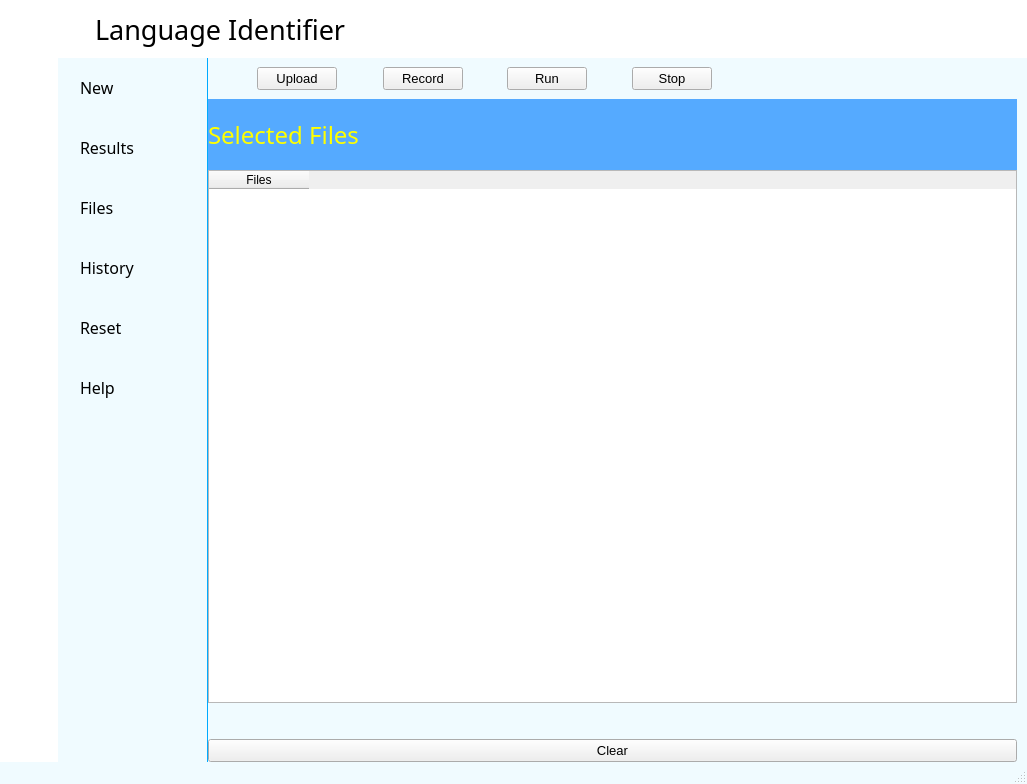
<?xml version="1.0" encoding="UTF-8"?>
<ui version="4.0">
 <class>MainWindow</class>
 <widget class="QMainWindow" name="MainWindow">
  <property name="geometry">
   <rect>
    <x>0</x>
    <y>0</y>
    <width>1027</width>
    <height>784</height>
   </rect>
  </property>
  <property name="windowTitle">
   <string>MainWindow</string>
  </property>
  <property name="styleSheet">
   <string notr="true">QMainWindow{
background-color:rgb(240, 251, 255);
}
QWidget#centralwidget,QStackedWidget{
background-color:rgb(240, 251, 255);
}
QWidget#side_bar,QWidget#mainWidget{
background-color:white;
}
QPushButton#resultsButton,#newButton,#filesButton,#historyButton,#resetButton,#helpButton,#menu{
border:none;
height:40;
width:40;
border-radius:10px;
}
QPushButton:checked{
background-color:rgb(220, 220, 220);
}
QLabel#fileslabel{
background-color:rgb(85, 170, 255);
color:yellow;
}</string>
  </property>
  <widget class="QWidget" name="centralwidget">
   <property name="styleSheet">
    <string notr="true"/>
   </property>
   <layout class="QGridLayout" name="gridLayout_2" rowstretch="0,0,0" columnstretch="0,0,8">
    <property name="leftMargin">
     <number>0</number>
    </property>
    <property name="topMargin">
     <number>0</number>
    </property>
    <property name="rightMargin">
     <number>0</number>
    </property>
    <property name="bottomMargin">
     <number>0</number>
    </property>
    <property name="spacing">
     <number>0</number>
    </property>
    <item row="1" column="2">
     <widget class="QWidget" name="toolsWidget" native="true">
      <property name="styleSheet">
       <string notr="true"/>
      </property>
      <layout class="QHBoxLayout" name="horizontalLayout_3" stretch="0,0,0,2,1,2,1,2,8">
       <item>
        <spacer name="horizontalSpacer_7">
         <property name="orientation">
          <enum>Qt::Horizontal</enum>
         </property>
         <property name="sizeHint" stdset="0">
          <size>
           <width>40</width>
           <height>20</height>
          </size>
         </property>
        </spacer>
       </item>
       <item>
        <widget class="QPushButton" name="uploadButton">
         <property name="font">
          <font>
           <pointsize>10</pointsize>
          </font>
         </property>
         <property name="cursor">
          <cursorShape>PointingHandCursor</cursorShape>
         </property>
         <property name="focusPolicy">
          <enum>Qt::ClickFocus</enum>
         </property>
         <property name="text">
          <string>Upload</string>
         </property>
         <property name="icon">
          <iconset>
           <normaloff>Icons/upload.png</normaloff>Icons/upload.png</iconset>
         </property>
         <property name="iconSize">
          <size>
           <width>30</width>
           <height>30</height>
          </size>
         </property>
         <property name="checkable">
          <bool>true</bool>
         </property>
         <property name="autoExclusive">
          <bool>true</bool>
         </property>
        </widget>
       </item>
       <item>
        <spacer name="horizontalSpacer_5">
         <property name="orientation">
          <enum>Qt::Horizontal</enum>
         </property>
         <property name="sizeHint" stdset="0">
          <size>
           <width>40</width>
           <height>20</height>
          </size>
         </property>
        </spacer>
       </item>
       <item>
        <widget class="QPushButton" name="recordButton">
         <property name="font">
          <font>
           <pointsize>10</pointsize>
          </font>
         </property>
         <property name="cursor">
          <cursorShape>PointingHandCursor</cursorShape>
         </property>
         <property name="focusPolicy">
          <enum>Qt::ClickFocus</enum>
         </property>
         <property name="text">
          <string>Record</string>
         </property>
         <property name="icon">
          <iconset>
           <normaloff>Icons/record.png</normaloff>Icons/record.png</iconset>
         </property>
         <property name="iconSize">
          <size>
           <width>30</width>
           <height>30</height>
          </size>
         </property>
         <property name="checkable">
          <bool>true</bool>
         </property>
         <property name="autoExclusive">
          <bool>true</bool>
         </property>
        </widget>
       </item>
       <item>
        <spacer name="horizontalSpacer_3">
         <property name="orientation">
          <enum>Qt::Horizontal</enum>
         </property>
         <property name="sizeHint" stdset="0">
          <size>
           <width>40</width>
           <height>20</height>
          </size>
         </property>
        </spacer>
       </item>
       <item>
        <widget class="QPushButton" name="runButton">
         <property name="font">
          <font>
           <pointsize>10</pointsize>
          </font>
         </property>
         <property name="cursor">
          <cursorShape>PointingHandCursor</cursorShape>
         </property>
         <property name="focusPolicy">
          <enum>Qt::ClickFocus</enum>
         </property>
         <property name="text">
          <string>Run</string>
         </property>
         <property name="icon">
          <iconset>
           <normaloff>Icons/run.png</normaloff>Icons/run.png</iconset>
         </property>
         <property name="iconSize">
          <size>
           <width>30</width>
           <height>30</height>
          </size>
         </property>
         <property name="checkable">
          <bool>true</bool>
         </property>
         <property name="autoExclusive">
          <bool>true</bool>
         </property>
        </widget>
       </item>
       <item>
        <spacer name="horizontalSpacer_4">
         <property name="orientation">
          <enum>Qt::Horizontal</enum>
         </property>
         <property name="sizeHint" stdset="0">
          <size>
           <width>40</width>
           <height>20</height>
          </size>
         </property>
        </spacer>
       </item>
       <item>
        <widget class="QPushButton" name="stopButton">
         <property name="font">
          <font>
           <pointsize>10</pointsize>
          </font>
         </property>
         <property name="cursor">
          <cursorShape>PointingHandCursor</cursorShape>
         </property>
         <property name="focusPolicy">
          <enum>Qt::ClickFocus</enum>
         </property>
         <property name="text">
          <string>Stop</string>
         </property>
         <property name="icon">
          <iconset>
           <normaloff>Icons/stop.png</normaloff>Icons/stop.png</iconset>
         </property>
         <property name="iconSize">
          <size>
           <width>30</width>
           <height>30</height>
          </size>
         </property>
         <property name="checkable">
          <bool>true</bool>
         </property>
         <property name="autoExclusive">
          <bool>true</bool>
         </property>
        </widget>
       </item>
       <item>
        <spacer name="horizontalSpacer_6">
         <property name="orientation">
          <enum>Qt::Horizontal</enum>
         </property>
         <property name="sizeHint" stdset="0">
          <size>
           <width>40</width>
           <height>20</height>
          </size>
         </property>
        </spacer>
       </item>
      </layout>
     </widget>
    </item>
    <item row="1" column="0" rowspan="2">
     <widget class="QWidget" name="side_bar" native="true">
      <property name="styleSheet">
       <string notr="true"/>
      </property>
      <layout class="QVBoxLayout" name="verticalLayout_2">
       <item>
        <layout class="QVBoxLayout" name="verticalLayout">
         <property name="spacing">
          <number>20</number>
         </property>
         <item>
          <widget class="QPushButton" name="newButton">
           <property name="minimumSize">
            <size>
             <width>0</width>
             <height>0</height>
            </size>
           </property>
           <property name="cursor">
            <cursorShape>PointingHandCursor</cursorShape>
           </property>
           <property name="focusPolicy">
            <enum>Qt::ClickFocus</enum>
           </property>
           <property name="text">
            <string/>
           </property>
           <property name="icon">
            <iconset>
             <normaloff>Icons/new.png</normaloff>Icons/new.png</iconset>
           </property>
           <property name="iconSize">
            <size>
             <width>30</width>
             <height>30</height>
            </size>
           </property>
           <property name="checkable">
            <bool>true</bool>
           </property>
           <property name="autoExclusive">
            <bool>true</bool>
           </property>
          </widget>
         </item>
         <item>
          <widget class="QPushButton" name="resultsButton">
           <property name="font">
            <font>
             <pointsize>12</pointsize>
            </font>
           </property>
           <property name="cursor">
            <cursorShape>PointingHandCursor</cursorShape>
           </property>
           <property name="focusPolicy">
            <enum>Qt::ClickFocus</enum>
           </property>
           <property name="text">
            <string/>
           </property>
           <property name="icon">
            <iconset>
             <normaloff>Icons/results.png</normaloff>Icons/results.png</iconset>
           </property>
           <property name="iconSize">
            <size>
             <width>30</width>
             <height>30</height>
            </size>
           </property>
           <property name="checkable">
            <bool>true</bool>
           </property>
           <property name="autoExclusive">
            <bool>true</bool>
           </property>
          </widget>
         </item>
         <item>
          <widget class="QPushButton" name="filesButton">
           <property name="cursor">
            <cursorShape>PointingHandCursor</cursorShape>
           </property>
           <property name="text">
            <string/>
           </property>
           <property name="icon">
            <iconset>
             <normaloff>Icons/files.png</normaloff>Icons/files.png</iconset>
           </property>
           <property name="iconSize">
            <size>
             <width>30</width>
             <height>30</height>
            </size>
           </property>
           <property name="checkable">
            <bool>true</bool>
           </property>
           <property name="autoExclusive">
            <bool>true</bool>
           </property>
          </widget>
         </item>
         <item>
          <widget class="QPushButton" name="historyButton">
           <property name="cursor">
            <cursorShape>PointingHandCursor</cursorShape>
           </property>
           <property name="text">
            <string/>
           </property>
           <property name="icon">
            <iconset>
             <normaloff>Icons/history.png</normaloff>Icons/history.png</iconset>
           </property>
           <property name="iconSize">
            <size>
             <width>30</width>
             <height>30</height>
            </size>
           </property>
           <property name="checkable">
            <bool>true</bool>
           </property>
           <property name="autoExclusive">
            <bool>true</bool>
           </property>
          </widget>
         </item>
         <item>
          <widget class="QPushButton" name="resetButton">
           <property name="cursor">
            <cursorShape>PointingHandCursor</cursorShape>
           </property>
           <property name="focusPolicy">
            <enum>Qt::ClickFocus</enum>
           </property>
           <property name="text">
            <string/>
           </property>
           <property name="icon">
            <iconset>
             <normaloff>Icons/reset.png</normaloff>Icons/reset.png</iconset>
           </property>
           <property name="iconSize">
            <size>
             <width>30</width>
             <height>30</height>
            </size>
           </property>
           <property name="checkable">
            <bool>true</bool>
           </property>
           <property name="autoExclusive">
            <bool>true</bool>
           </property>
          </widget>
         </item>
         <item>
          <widget class="QPushButton" name="helpButton">
           <property name="cursor">
            <cursorShape>PointingHandCursor</cursorShape>
           </property>
           <property name="focusPolicy">
            <enum>Qt::ClickFocus</enum>
           </property>
           <property name="text">
            <string/>
           </property>
           <property name="icon">
            <iconset>
             <normaloff>Icons/help.png</normaloff>Icons/help.png</iconset>
           </property>
           <property name="iconSize">
            <size>
             <width>30</width>
             <height>30</height>
            </size>
           </property>
           <property name="checkable">
            <bool>true</bool>
           </property>
           <property name="autoExclusive">
            <bool>true</bool>
           </property>
          </widget>
         </item>
        </layout>
       </item>
       <item>
        <spacer name="verticalSpacer">
         <property name="orientation">
          <enum>Qt::Vertical</enum>
         </property>
         <property name="sizeHint" stdset="0">
          <size>
           <width>20</width>
           <height>207</height>
          </size>
         </property>
        </spacer>
       </item>
      </layout>
     </widget>
    </item>
    <item row="1" column="1" rowspan="2">
     <widget class="QWidget" name="sidebar_2" native="true">
      <property name="minimumSize">
       <size>
        <width>150</width>
        <height>0</height>
       </size>
      </property>
      <property name="styleSheet">
       <string notr="true">QWidget{
border-right:1px solid rgb(0, 170, 255);
}
QPushButton{
text-align:left;
height:40px;
border:none;
border-top-left-radius:10px;
border-bottom-left-radius:10px;
}
QPushButton:checked{
background-color:rgb(0,170,250);
color:white;
font-weight:bold;
}
</string>
      </property>
      <layout class="QGridLayout" name="gridLayout" columnstretch="1,10">
       <property name="rightMargin">
        <number>0</number>
       </property>
       <item row="1" column="1">
        <spacer name="verticalSpacer_2">
         <property name="orientation">
          <enum>Qt::Vertical</enum>
         </property>
         <property name="sizeHint" stdset="0">
          <size>
           <width>20</width>
           <height>153</height>
          </size>
         </property>
        </spacer>
       </item>
       <item row="0" column="1">
        <layout class="QVBoxLayout" name="verticalLayout_4">
         <property name="spacing">
          <number>20</number>
         </property>
         <item>
          <widget class="QPushButton" name="newButton_2">
           <property name="font">
            <font>
             <family>Segoe UI Variable Small</family>
             <pointsize>12</pointsize>
             <weight>50</weight>
             <bold>false</bold>
            </font>
           </property>
           <property name="cursor">
            <cursorShape>PointingHandCursor</cursorShape>
           </property>
           <property name="focusPolicy">
            <enum>Qt::ClickFocus</enum>
           </property>
           <property name="text">
            <string>New</string>
           </property>
           <property name="checkable">
            <bool>true</bool>
           </property>
           <property name="autoExclusive">
            <bool>true</bool>
           </property>
          </widget>
         </item>
         <item>
          <widget class="QPushButton" name="resultsButton_2">
           <property name="font">
            <font>
             <family>Segoe UI Variable Small</family>
             <pointsize>12</pointsize>
            </font>
           </property>
           <property name="cursor">
            <cursorShape>PointingHandCursor</cursorShape>
           </property>
           <property name="focusPolicy">
            <enum>Qt::ClickFocus</enum>
           </property>
           <property name="text">
            <string>Results</string>
           </property>
           <property name="checkable">
            <bool>true</bool>
           </property>
           <property name="autoExclusive">
            <bool>true</bool>
           </property>
          </widget>
         </item>
         <item>
          <widget class="QPushButton" name="filesButton_2">
           <property name="font">
            <font>
             <family>Segoe UI Variable Small</family>
             <pointsize>12</pointsize>
            </font>
           </property>
           <property name="cursor">
            <cursorShape>PointingHandCursor</cursorShape>
           </property>
           <property name="focusPolicy">
            <enum>Qt::ClickFocus</enum>
           </property>
           <property name="text">
            <string>Files</string>
           </property>
           <property name="checkable">
            <bool>true</bool>
           </property>
           <property name="autoExclusive">
            <bool>true</bool>
           </property>
          </widget>
         </item>
         <item>
          <widget class="QPushButton" name="historyButton_2">
           <property name="font">
            <font>
             <family>Segoe UI Variable Small</family>
             <pointsize>12</pointsize>
            </font>
           </property>
           <property name="cursor">
            <cursorShape>PointingHandCursor</cursorShape>
           </property>
           <property name="focusPolicy">
            <enum>Qt::ClickFocus</enum>
           </property>
           <property name="text">
            <string>History</string>
           </property>
           <property name="checkable">
            <bool>true</bool>
           </property>
           <property name="autoExclusive">
            <bool>true</bool>
           </property>
          </widget>
         </item>
         <item>
          <widget class="QPushButton" name="resetButton_2">
           <property name="font">
            <font>
             <family>Segoe UI Variable Small</family>
             <pointsize>12</pointsize>
            </font>
           </property>
           <property name="cursor">
            <cursorShape>PointingHandCursor</cursorShape>
           </property>
           <property name="focusPolicy">
            <enum>Qt::ClickFocus</enum>
           </property>
           <property name="text">
            <string>Reset</string>
           </property>
           <property name="checkable">
            <bool>true</bool>
           </property>
           <property name="autoExclusive">
            <bool>true</bool>
           </property>
          </widget>
         </item>
         <item>
          <widget class="QPushButton" name="helpButton_2">
           <property name="font">
            <font>
             <family>Segoe UI Variable Small</family>
             <pointsize>12</pointsize>
            </font>
           </property>
           <property name="cursor">
            <cursorShape>PointingHandCursor</cursorShape>
           </property>
           <property name="focusPolicy">
            <enum>Qt::ClickFocus</enum>
           </property>
           <property name="text">
            <string>Help</string>
           </property>
           <property name="checkable">
            <bool>true</bool>
           </property>
           <property name="autoExclusive">
            <bool>true</bool>
           </property>
          </widget>
         </item>
        </layout>
       </item>
       <item row="0" column="0">
        <spacer name="horizontalSpacer_2">
         <property name="orientation">
          <enum>Qt::Horizontal</enum>
         </property>
         <property name="sizeHint" stdset="0">
          <size>
           <width>40</width>
           <height>20</height>
          </size>
         </property>
        </spacer>
       </item>
      </layout>
     </widget>
    </item>
    <item row="2" column="2">
     <widget class="QStackedWidget" name="stackedWidget">
      <property name="styleSheet">
       <string notr="true"/>
      </property>
      <property name="currentIndex">
       <number>0</number>
      </property>
      <widget class="QWidget" name="page">
       <layout class="QGridLayout" name="gridLayout_3" rowstretch="2,15,1,1,0">
        <property name="leftMargin">
         <number>0</number>
        </property>
        <property name="topMargin">
         <number>0</number>
        </property>
        <property name="rightMargin">
         <number>10</number>
        </property>
        <property name="bottomMargin">
         <number>0</number>
        </property>
        <property name="spacing">
         <number>0</number>
        </property>
        <item row="0" column="0">
         <widget class="QLabel" name="fileslabel">
          <property name="font">
           <font>
            <family>Gadugi</family>
            <pointsize>18</pointsize>
           </font>
          </property>
          <property name="styleSheet">
           <string notr="true"/>
          </property>
          <property name="text">
           <string>Selected Files</string>
          </property>
          <property name="alignment">
           <set>Qt::AlignLeading|Qt::AlignLeft|Qt::AlignVCenter</set>
          </property>
          <property name="margin">
           <number>0</number>
          </property>
          <property name="openExternalLinks">
           <bool>false</bool>
          </property>
         </widget>
        </item>
        <item row="1" column="0">
         <widget class="QTableWidget" name="filestable">
          <property name="styleSheet">
           <string notr="true"/>
          </property>
          <column>
           <property name="text">
            <string>Files</string>
           </property>
          </column>
         </widget>
        </item>
        <item row="3" column="0">
         <widget class="QPushButton" name="clearButton">
          <property name="font">
           <font>
            <pointsize>10</pointsize>
           </font>
          </property>
          <property name="cursor">
           <cursorShape>PointingHandCursor</cursorShape>
          </property>
          <property name="focusPolicy">
           <enum>Qt::ClickFocus</enum>
          </property>
          <property name="text">
           <string>Clear</string>
          </property>
          <property name="icon">
           <iconset>
            <normaloff>Icons/clear.png</normaloff>Icons/clear.png</iconset>
          </property>
          <property name="iconSize">
           <size>
            <width>30</width>
            <height>30</height>
           </size>
          </property>
          <property name="checkable">
           <bool>true</bool>
          </property>
          <property name="autoExclusive">
           <bool>true</bool>
          </property>
         </widget>
        </item>
        <item row="2" column="0">
         <spacer name="verticalSpacer_3">
          <property name="orientation">
           <enum>Qt::Vertical</enum>
          </property>
          <property name="sizeHint" stdset="0">
           <size>
            <width>20</width>
            <height>40</height>
           </size>
          </property>
         </spacer>
        </item>
       </layout>
      </widget>
      <widget class="QWidget" name="page_2">
       <layout class="QGridLayout" name="gridLayout_5">
        <property name="leftMargin">
         <number>0</number>
        </property>
        <item row="0" column="0" colspan="4">
         <widget class="QTabWidget" name="tabWidget">
          <property name="tabShape">
           <enum>QTabWidget::Rounded</enum>
          </property>
          <property name="currentIndex">
           <number>0</number>
          </property>
          <property name="documentMode">
           <bool>true</bool>
          </property>
          <widget class="QWidget" name="tab">
           <attribute name="title">
            <string>Results</string>
           </attribute>
           <layout class="QGridLayout" name="gridLayout_4">
            <item row="0" column="0">
             <layout class="QHBoxLayout" name="horizontalLayout">
              <item>
               <widget class="QTableWidget" name="resultsTable">
                <column>
                 <property name="text">
                  <string>Files</string>
                 </property>
                </column>
                <column>
                 <property name="text">
                  <string>Language</string>
                 </property>
                </column>
                <column>
                 <property name="text">
                  <string>Confidence</string>
                 </property>
                </column>
               </widget>
              </item>
             </layout>
            </item>
           </layout>
          </widget>
          <widget class="QWidget" name="tab_2">
           <attribute name="title">
            <string>Details</string>
           </attribute>
           <layout class="QGridLayout" name="gridLayout_6">
            <item row="0" column="0">
             <layout class="QHBoxLayout" name="horizontalLayout_2">
              <item>
               <widget class="QTableWidget" name="resultsTable_2">
                <column>
                 <property name="text">
                  <string>Files</string>
                 </property>
                </column>
                <column>
                 <property name="text">
                  <string>Language 1</string>
                 </property>
                </column>
                <column>
                 <property name="text">
                  <string>Confidence 1</string>
                 </property>
                </column>
                <column>
                 <property name="text">
                  <string>Language 2</string>
                 </property>
                </column>
                <column>
                 <property name="text">
                  <string>Confidence 2</string>
                 </property>
                </column>
               </widget>
              </item>
             </layout>
            </item>
           </layout>
          </widget>
         </widget>
        </item>
        <item row="1" column="1">
         <widget class="QPushButton" name="saveButton">
          <property name="font">
           <font>
            <pointsize>10</pointsize>
           </font>
          </property>
          <property name="cursor">
           <cursorShape>PointingHandCursor</cursorShape>
          </property>
          <property name="focusPolicy">
           <enum>Qt::ClickFocus</enum>
          </property>
          <property name="text">
           <string>Save</string>
          </property>
          <property name="icon">
           <iconset>
            <normaloff>Icons/savedd.png</normaloff>Icons/savedd.png</iconset>
          </property>
          <property name="iconSize">
           <size>
            <width>30</width>
            <height>30</height>
           </size>
          </property>
          <property name="checkable">
           <bool>true</bool>
          </property>
          <property name="autoExclusive">
           <bool>true</bool>
          </property>
         </widget>
        </item>
        <item row="1" column="2">
         <widget class="QPushButton" name="clearButton_2">
          <property name="font">
           <font>
            <pointsize>10</pointsize>
           </font>
          </property>
          <property name="cursor">
           <cursorShape>PointingHandCursor</cursorShape>
          </property>
          <property name="focusPolicy">
           <enum>Qt::ClickFocus</enum>
          </property>
          <property name="text">
           <string>Clear</string>
          </property>
          <property name="icon">
           <iconset>
            <normaloff>Icons/clear.png</normaloff>Icons/clear.png</iconset>
          </property>
          <property name="iconSize">
           <size>
            <width>30</width>
            <height>30</height>
           </size>
          </property>
          <property name="checkable">
           <bool>true</bool>
          </property>
          <property name="autoExclusive">
           <bool>true</bool>
          </property>
         </widget>
        </item>
       </layout>
      </widget>
     </widget>
    </item>
    <item row="0" column="0" colspan="3">
     <widget class="QWidget" name="mainWidget" native="true">
      <property name="styleSheet">
       <string notr="true"/>
      </property>
      <layout class="QHBoxLayout" name="horizontalLayout_4" stretch="0,0,2">
       <item>
        <widget class="QPushButton" name="menu">
         <property name="cursor">
          <cursorShape>PointingHandCursor</cursorShape>
         </property>
         <property name="focusPolicy">
          <enum>Qt::ClickFocus</enum>
         </property>
         <property name="styleSheet">
          <string notr="true"/>
         </property>
         <property name="text">
          <string/>
         </property>
         <property name="icon">
          <iconset>
           <normaloff>Icons/menu.png</normaloff>Icons/menu.png</iconset>
         </property>
         <property name="iconSize">
          <size>
           <width>30</width>
           <height>40</height>
          </size>
         </property>
         <property name="checkable">
          <bool>true</bool>
         </property>
         <property name="autoExclusive">
          <bool>true</bool>
         </property>
        </widget>
       </item>
       <item>
        <spacer name="horizontalSpacer">
         <property name="orientation">
          <enum>Qt::Horizontal</enum>
         </property>
         <property name="sizeHint" stdset="0">
          <size>
           <width>40</width>
           <height>20</height>
          </size>
         </property>
        </spacer>
       </item>
       <item>
        <widget class="QLabel" name="mainlabel">
         <property name="font">
          <font>
           <family>Lucida Sans Unicode</family>
           <pointsize>20</pointsize>
          </font>
         </property>
         <property name="styleSheet">
          <string notr="true"/>
         </property>
         <property name="text">
          <string>Language Identifier</string>
         </property>
         <property name="alignment">
          <set>Qt::AlignLeading|Qt::AlignLeft|Qt::AlignVCenter</set>
         </property>
        </widget>
       </item>
      </layout>
     </widget>
    </item>
   </layout>
  </widget>
  <widget class="QMenuBar" name="menubar">
   <property name="geometry">
    <rect>
     <x>0</x>
     <y>0</y>
     <width>1027</width>
     <height>26</height>
    </rect>
   </property>
  </widget>
  <widget class="QStatusBar" name="statusbar"/>
 </widget>
 <resources/>
 <connections>
  <connection>
   <sender>menu</sender>
   <signal>toggled(bool)</signal>
   <receiver>side_bar</receiver>
   <slot>setHidden(bool)</slot>
   <hints>
    <hint type="sourcelabel">
     <x>35</x>
     <y>66</y>
    </hint>
    <hint type="destinationlabel">
     <x>31</x>
     <y>97</y>
    </hint>
   </hints>
  </connection>
  <connection>
   <sender>menu</sender>
   <signal>toggled(bool)</signal>
   <receiver>sidebar_2</receiver>
   <slot>setVisible(bool)</slot>
   <hints>
    <hint type="sourcelabel">
     <x>48</x>
     <y>74</y>
    </hint>
    <hint type="destinationlabel">
     <x>91</x>
     <y>95</y>
    </hint>
   </hints>
  </connection>
  <connection>
   <sender>newButton</sender>
   <signal>toggled(bool)</signal>
   <receiver>newButton_2</receiver>
   <slot>setChecked(bool)</slot>
   <hints>
    <hint type="sourcelabel">
     <x>40</x>
     <y>109</y>
    </hint>
    <hint type="destinationlabel">
     <x>137</x>
     <y>129</y>
    </hint>
   </hints>
  </connection>
  <connection>
   <sender>newButton_2</sender>
   <signal>toggled(bool)</signal>
   <receiver>newButton</receiver>
   <slot>setChecked(bool)</slot>
   <hints>
    <hint type="sourcelabel">
     <x>138</x>
     <y>129</y>
    </hint>
    <hint type="destinationlabel">
     <x>33</x>
     <y>124</y>
    </hint>
   </hints>
  </connection>
  <connection>
   <sender>resultsButton</sender>
   <signal>toggled(bool)</signal>
   <receiver>resultsButton_2</receiver>
   <slot>setChecked(bool)</slot>
   <hints>
    <hint type="sourcelabel">
     <x>39</x>
     <y>160</y>
    </hint>
    <hint type="destinationlabel">
     <x>72</x>
     <y>161</y>
    </hint>
   </hints>
  </connection>
  <connection>
   <sender>resultsButton_2</sender>
   <signal>toggled(bool)</signal>
   <receiver>resultsButton</receiver>
   <slot>setChecked(bool)</slot>
   <hints>
    <hint type="sourcelabel">
     <x>135</x>
     <y>185</y>
    </hint>
    <hint type="destinationlabel">
     <x>31</x>
     <y>173</y>
    </hint>
   </hints>
  </connection>
  <connection>
   <sender>filesButton</sender>
   <signal>toggled(bool)</signal>
   <receiver>filesButton_2</receiver>
   <slot>setChecked(bool)</slot>
   <hints>
    <hint type="sourcelabel">
     <x>48</x>
     <y>253</y>
    </hint>
    <hint type="destinationlabel">
     <x>70</x>
     <y>214</y>
    </hint>
   </hints>
  </connection>
  <connection>
   <sender>filesButton_2</sender>
   <signal>toggled(bool)</signal>
   <receiver>filesButton</receiver>
   <slot>setChecked(bool)</slot>
   <hints>
    <hint type="sourcelabel">
     <x>70</x>
     <y>224</y>
    </hint>
    <hint type="destinationlabel">
     <x>33</x>
     <y>223</y>
    </hint>
   </hints>
  </connection>
  <connection>
   <sender>historyButton</sender>
   <signal>toggled(bool)</signal>
   <receiver>historyButton_2</receiver>
   <slot>setChecked(bool)</slot>
   <hints>
    <hint type="sourcelabel">
     <x>49</x>
     <y>313</y>
    </hint>
    <hint type="destinationlabel">
     <x>75</x>
     <y>266</y>
    </hint>
   </hints>
  </connection>
  <connection>
   <sender>historyButton_2</sender>
   <signal>toggled(bool)</signal>
   <receiver>historyButton</receiver>
   <slot>setChecked(bool)</slot>
   <hints>
    <hint type="sourcelabel">
     <x>139</x>
     <y>297</y>
    </hint>
    <hint type="destinationlabel">
     <x>30</x>
     <y>277</y>
    </hint>
   </hints>
  </connection>
  <connection>
   <sender>resetButton</sender>
   <signal>toggled(bool)</signal>
   <receiver>resetButton_2</receiver>
   <slot>setChecked(bool)</slot>
   <hints>
    <hint type="sourcelabel">
     <x>45</x>
     <y>373</y>
    </hint>
    <hint type="destinationlabel">
     <x>145</x>
     <y>353</y>
    </hint>
   </hints>
  </connection>
  <connection>
   <sender>resetButton_2</sender>
   <signal>toggled(bool)</signal>
   <receiver>resetButton</receiver>
   <slot>setChecked(bool)</slot>
   <hints>
    <hint type="sourcelabel">
     <x>134</x>
     <y>353</y>
    </hint>
    <hint type="destinationlabel">
     <x>40</x>
     <y>373</y>
    </hint>
   </hints>
  </connection>
  <connection>
   <sender>helpButton</sender>
   <signal>toggled(bool)</signal>
   <receiver>helpButton_2</receiver>
   <slot>setChecked(bool)</slot>
   <hints>
    <hint type="sourcelabel">
     <x>44</x>
     <y>433</y>
    </hint>
    <hint type="destinationlabel">
     <x>152</x>
     <y>409</y>
    </hint>
   </hints>
  </connection>
  <connection>
   <sender>helpButton_2</sender>
   <signal>toggled(bool)</signal>
   <receiver>helpButton</receiver>
   <slot>setChecked(bool)</slot>
   <hints>
    <hint type="sourcelabel">
     <x>137</x>
     <y>409</y>
    </hint>
    <hint type="destinationlabel">
     <x>40</x>
     <y>433</y>
    </hint>
   </hints>
  </connection>
  <connection>
   <sender>helpButton_2</sender>
   <signal>toggled(bool)</signal>
   <receiver>helpButton</receiver>
   <slot>setChecked(bool)</slot>
   <hints>
    <hint type="sourcelabel">
     <x>77</x>
     <y>389</y>
    </hint>
    <hint type="destinationlabel">
     <x>40</x>
     <y>411</y>
    </hint>
   </hints>
  </connection>
 </connections>
</ui>
